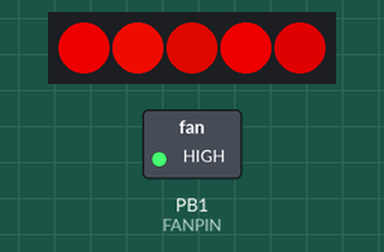
Recording of a sketch running on a simulated ATtiny85, built with avr-gcc and run on an emulated ATtiny85. Parts: 5 RGB LEDs in strip order, left to right, switched loads named in the sketch (green lamp = pin HIGH). Dim RGB values are drawn brighter than linear; random numbers use the default seed unless the sketch sets one.

Above: at 0.33 s.
At 5.46 s:
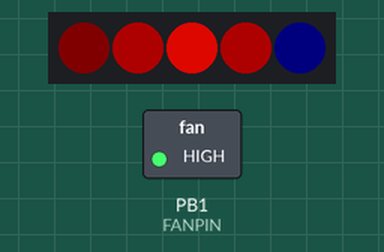
At 10.51 s:
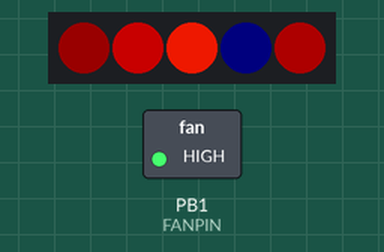
At 20.08 s:
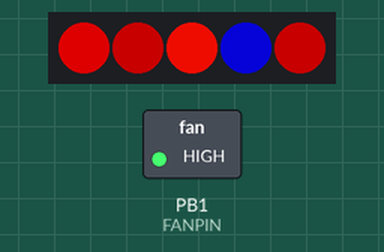
At 28.12 s:
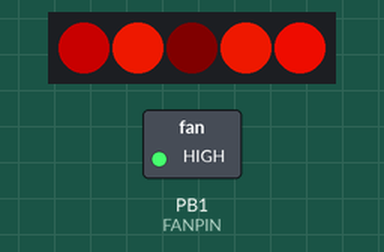
At 39.11 s:
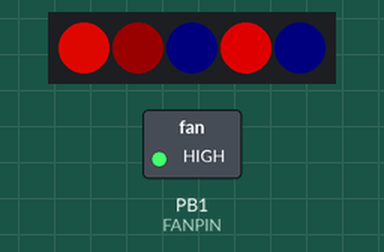
Timing chart, 0 to 40.0 s (numbered marks = the images above):
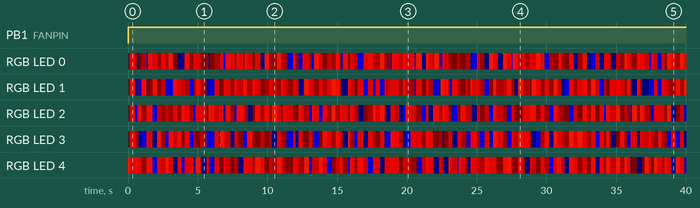

Measured:
- by itself, PB1 (FANPIN): LOW → HIGH at 0.01 s
- by itself, RGB LED 4: off → RGB(200, 20, 0) at 0.00 s, → RGB(155, 0, 0) 0.16 s later, → RGB(200, 10, 0) 0.34 s later, → RGB(155, 5, 0) 0.19 s later, … (161 changes in this stretch)

The sketch:

TrinketTorch.ino
```cpp
// (licence header left out)
#include <Adafruit_NeoPixel.h>
#ifdef __AVR__
  #include <avr/power.h>
#endif

#define LEDPIN 0
#define FANPIN 1
#define LED_COUNT 5
#define COLOR_COUNT 10
#define MAXSTATE 2

long randNumber;


Adafruit_NeoPixel strip = Adafruit_NeoPixel(LED_COUNT, LEDPIN, NEO_GRBW + NEO_KHZ800);

//Color set:
uint32_t colors[] = {
  strip.Color(200, 20 , 0, 0),
  strip.Color(200, 10 , 0, 0),
  strip.Color(200, 0  , 0, 0),
  strip.Color(155, 5  , 0, 0),
  strip.Color(155, 0  , 0, 0),
  strip.Color(100, 0  , 0, 0),
  strip.Color(50 , 0  , 0, 0),
  strip.Color(25 , 0  , 0, 0),
  strip.Color(0  , 0  , 4, 0),
  strip.Color(5  , 0  , 0, 0),};

uint32_t color_black = strip.Color(0, 0, 0, 0);

int current_colors[] = {0,0,0,0,0,0};
int *current_color = current_colors;

void setup() {
  // This is for Trinket 5V 16MHz, you can remove these three lines if you are not using a Trinket
  #if defined (__AVR_ATtiny85__)
    if (F_CPU == 16000000) clock_prescale_set(clock_div_1);
  #endif
  // End of trinket special code

  pinMode(LEDPIN, OUTPUT);
  pinMode(FANPIN, OUTPUT);

  randomSeed(analogRead(2));
  strip.begin();
  strip.show(); // Initialize all pixels to 'off'
}

void loop() {
  flameGen(colors, current_color ,COLOR_COUNT,LED_COUNT);
  digitalWrite(FANPIN,1);
}

void flameGen(uint32_t colors[COLOR_COUNT], int current_color[LED_COUNT], int color_count, int led_count) {
  for(uint16_t i=0; i < (int)random(3); i++){
    int led = random(led_count);
    int new_color = genNewColor(current_color[led]);
    strip.setPixelColor(led, colors[new_color]);
    current_color[led] = new_color;
  }
  strip.show();
  delay(random(10));
}

int genNewColor(int color) {
  int distance = (int)random(2);
  color += distance;
  if (color > COLOR_COUNT) {
    color = 0;
  }
  return color;
}
```
